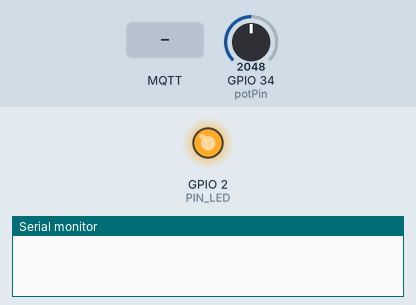
The sketch below on a simulated ESP32. Shown: output pins drawn as LEDs (lit = HIGH), the last lines printed to the serial monitor. The test bench sets the inputs (shaded band); at power-on: GPIO 34 (potPin) = 2048. WiFi joins after 1.5 s; servers stay silent unless stated; no MQTT or app messages arrive unless stated.

Above: at 2.1 s.
At 9.9 s:
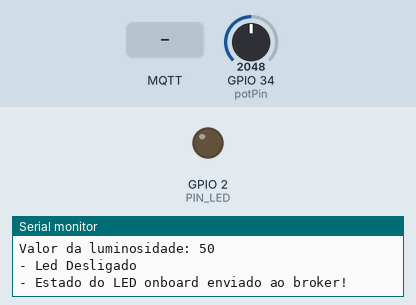
10.0 s: MQTT message "1" arrives on the first subscribed topic
12.2 s: MQTT message "on" arrives on the first subscribed topic
14.2 s: MQTT message "off" arrives on the first subscribed topic
Timing chart, 0 to 17.2 s (numbered marks = the images above; inputs shaded):
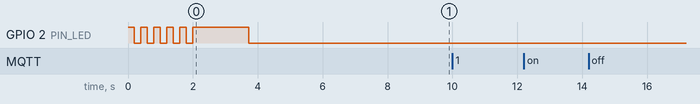

The sketch:

sketch.ino
```cpp
//Autors: Arthur Nepomuceno Dias Gomes; Davi Yuu Santos Toyota; Felipe Santana Motta; Felippe Tuma Costa; Renan Martins da Silva; Yan da Silva Lima
#include <WiFi.h>
#include <PubSubClient.h>

// Configurações - variáveis editáveis
const char* default_SSID = "FIAP-IOT"; // Nome da rede Wi-Fi
const char* default_PASSWORD = "F!@p25.IOT"; // Senha da rede Wi-Fi
const char* default_BROKER_MQTT = "34.203.14.215"; // IP do Broker MQTT
const int default_BROKER_PORT = 1883; // Porta do Broker MQTT
const char* default_TOPICO_SUBSCRIBE = "/TEF/lamp001/cmd"; // Tópico MQTT de escuta
const char* default_TOPICO_PUBLISH_1 = "/TEF/lamp001/attrs"; // Tópico MQTT de envio de informações para Broker
const char* default_TOPICO_PUBLISH_2 = "/TEF/lamp001/attrs/l"; // Tópico MQTT de envio de informações para Broker
const char* default_ID_MQTT = "fiware_001"; // ID MQTT
const int default_D4 = 2; // Pino do LED onboard
// Declaração da variável para o prefixo do tópico
const char* topicPrefix = "lamp001";

// Variáveis para configurações editáveis
char* SSID = const_cast<char*>(default_SSID);
char* PASSWORD = const_cast<char*>(default_PASSWORD);
char* BROKER_MQTT = const_cast<char*>(default_BROKER_MQTT);
int BROKER_PORT = default_BROKER_PORT;
char* TOPICO_SUBSCRIBE = const_cast<char*>(default_TOPICO_SUBSCRIBE);
char* TOPICO_PUBLISH_1 = const_cast<char*>(default_TOPICO_PUBLISH_1);
char* TOPICO_PUBLISH_2 = const_cast<char*>(default_TOPICO_PUBLISH_2);
char* ID_MQTT = const_cast<char*>(default_ID_MQTT);
int PIN_LED = default_D4;

WiFiClient espClient;
PubSubClient MQTT(espClient);
char EstadoSaida = '0';

void initSerial() {
    Serial.begin(115200);
}

void initWiFi() {
    delay(10);
    Serial.println("------Conexao WI-FI------");
    Serial.print("Conectando-se na rede: ");
    Serial.println(SSID);
    Serial.println("Aguarde");
    reconectWiFi();
}

void initMQTT() {
    MQTT.setServer(BROKER_MQTT, BROKER_PORT);
    MQTT.setCallback(mqtt_callback);
}

void setup() {
    InitOutput();
    initSerial();
    initWiFi();
    initMQTT();
    delay(5000);
    MQTT.publish(TOPICO_PUBLISH_1, "s|on");
}

void loop() {
    VerificaConexoesWiFIEMQTT();
    EnviaEstadoOutputMQTT();
    handleLuminosity();
    MQTT.loop();
}

void reconectWiFi() {
    if (WiFi.status() == WL_CONNECTED)
        return;
    WiFi.begin(SSID, PASSWORD);
    while (WiFi.status() != WL_CONNECTED) {
        delay(100);
        Serial.print(".");
    }
    Serial.println();
    Serial.println("Conectado com sucesso na rede ");
    Serial.print(SSID);
    Serial.println("IP obtido: ");
    Serial.println(WiFi.localIP());

    // Garantir que o LED inicie desligado
    digitalWrite(PIN_LED, LOW);
}

void mqtt_callback(char* topic, byte* payload, unsigned int length) {
    String msg;
    for (int i = 0; i < length; i++) {
        char c = (char)payload[i];
        msg += c;
    }
    Serial.print("- Mensagem recebida: ");
    Serial.println(msg);

    // Forma o padrão de tópico para comparação
    String onTopic = String(topicPrefix) + "@on|";
    String offTopic = String(topicPrefix) + "@off|";

    // Compara com o tópico recebido
    if (msg.equals(onTopic)) {
        digitalWrite(PIN_LED, HIGH);
        EstadoSaida = '1';
    }

    if (msg.equals(offTopic)) {
        digitalWrite(PIN_LED, LOW);
        EstadoSaida = '0';
    }
}

void VerificaConexoesWiFIEMQTT() {
    if (!MQTT.connected())
        reconnectMQTT();
    reconectWiFi();
}

void EnviaEstadoOutputMQTT() {
    if (EstadoSaida == '1') {
        MQTT.publish(TOPICO_PUBLISH_1, "s|on");
        Serial.println("- Led Ligado");
    }

    if (EstadoSaida == '0') {
        MQTT.publish(TOPICO_PUBLISH_1, "s|off");
        Serial.println("- Led Desligado");
    }
    Serial.println("- Estado do LED onboard enviado ao broker!");
    delay(1000);
}

void InitOutput() {
    pinMode(PIN_LED, OUTPUT);
    digitalWrite(PIN_LED, HIGH);
    boolean toggle = false;

    for (int i = 0; i <= 10; i++) {
        toggle = !toggle;
        digitalWrite(PIN_LED, toggle);
        delay(200);
    }
}

void reconnectMQTT() {
    while (!MQTT.connected()) {
        Serial.print("* Tentando se conectar ao Broker MQTT: ");
        Serial.println(BROKER_MQTT);
        if (MQTT.connect(ID_MQTT)) {
            Serial.println("Conectado com sucesso ao broker MQTT!");
            MQTT.subscribe(TOPICO_SUBSCRIBE);
        } else {
            Serial.println("Falha ao reconectar no broker.");
            Serial.println("Haverá nova tentativa de conexão em 2s");
            delay(2000);
        }
    }
}

void handleLuminosity() {
    const int potPin = 34;
    int sensorValue = analogRead(potPin);
    int luminosity = map(sensorValue, 0, 4095, 0, 100);
    String mensagem = String(luminosity);
    Serial.print("Valor da luminosidade: ");
    Serial.println(mensagem.c_str());
    MQTT.publish(TOPICO_PUBLISH_2, mensagem.c_str());
}
```
